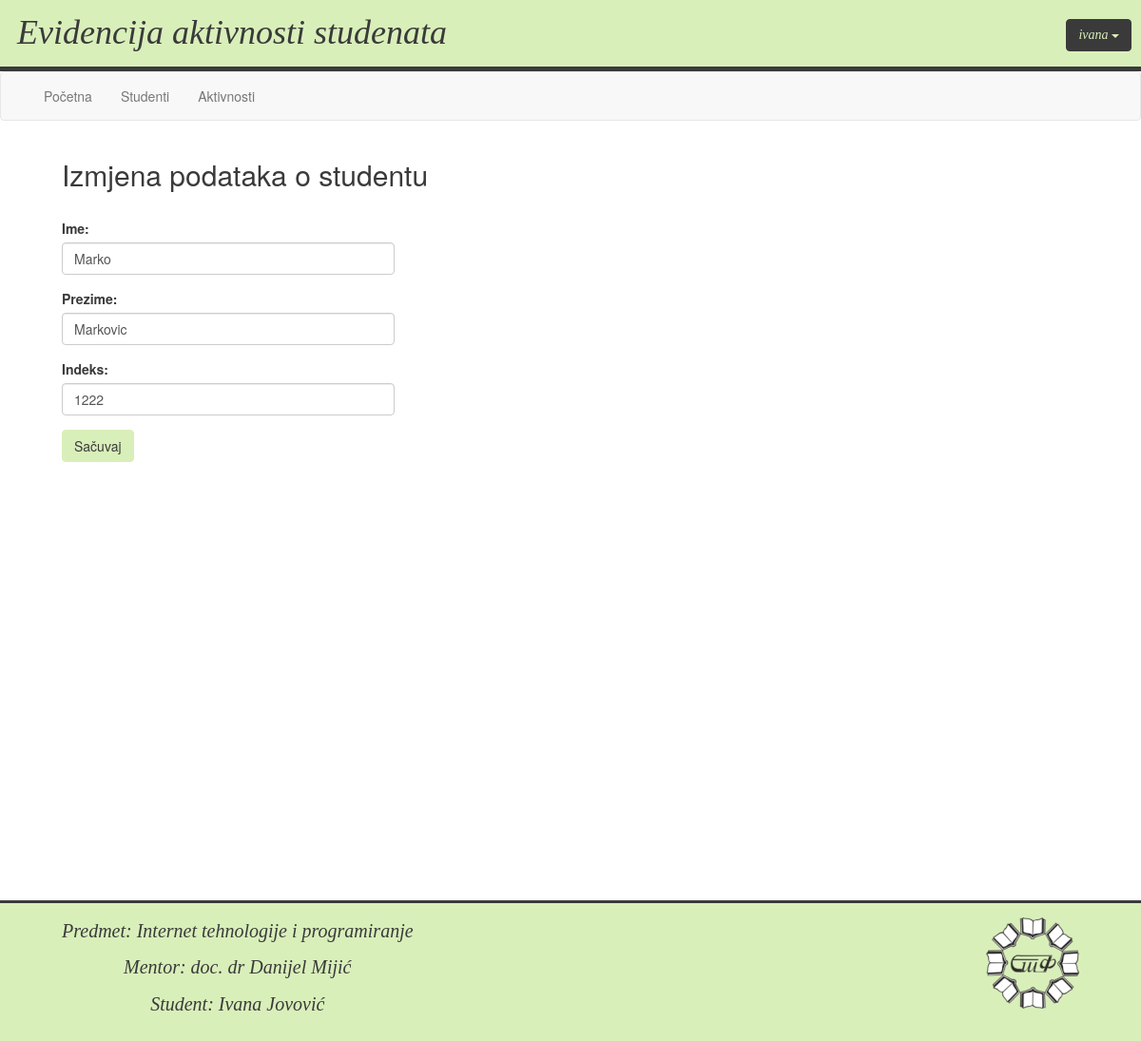
The app's page /update_student.php?id=17 (signed in) with its own data.
### tables this page shows
CREATE TABLE IF NOT EXISTS `studenti` (
  `student_id` int(11) NOT NULL AUTO_INCREMENT,
  `student_ime` varchar(32) NOT NULL,
  `student_prezime` varchar(32) NOT NULL,
  `student_index` varchar(8) NOT NULL,
  PRIMARY KEY (`student_id`)
);

### update_student.php (the view, shortened to what this page needs)
<html>
    <?php include './head.php'; ?>
<body>
    <?php include './header_nav.php'; ?>
    <div class="container-fluid">
        <div class="row content">
            <div class="col-xs-12 col-sm-4 col-lg-11" id="mainDiv" name="mainDiv">
                <?php
                if(isset($_SESSION["username"])){
                ?>
                <h2>Izmjena podataka o studentu</h2><br>
                <?php
                    include './db_connection.php';
                    $id = $_GET['id'];
                    $querySelect = "SELECT * FROM `studenti` WHERE `student_id`=$id";
                    $result = mysqli_query($connection, $querySelect);
                    $numrows = mysqli_num_rows($result);
                    if($numrows!=0)
                    {
                        $row = mysqli_fetch_array($result);
                        $studPrezime = $row['student_prezime'];
                        $studIme = $row['student_ime'];
                        $studIndex = $row['student_index'];
                        ?>
                        <form method="post">
                            <div class="form-group">
                                <label for="firstName">Ime: </label>
                                <input type="text" name="firstName" class="form-control inputGroup" value="<?php echo $studIme; ?>" placeholder="Ime" required></input>
                            </div>
                            <div class="form-group">
                                <label for="lastName">Prezime: </label>
                                <input type="text" name="lastName" class="form-control inputGroup" value="<?php echo $studPrezime; ?>" placeholder="Prezime"required></input>
                            </div>
                            <div class="form-group">
                                <label for="index">Indeks: </label>
                                <input type="text" name="index" class="form-control inputGroup" value="<?php echo $studIndex; ?>" placeholder="Indeks" required></input>
                            </div>
                            <input type="submit" name="updateStudent" class="btn button myButtons" value="Sačuvaj"></input>
                        </form>
                <?php
                    }
                    else {
                        echo '<script>alert("Nisu pronadjeni podaci u bazi")</script>';
                    }
                }
                else{
                ?>
                <br>
                <strong>Da biste vidjeli informacije, morate biti ulogovani.</strong>
                <?php
                }
                ?>
            </div>
        </div>
    </div>
    <?php include './footer.php'; ?>
</body>
</html>

### css/style.css (style rules this page uses)
.row.content { height: auto; }
#mainDiv { width: 90%; height: 95%; min-height: 650px; color: #3a3a3a; margin: 0 50px 40px 50px; }
.myButtons { background-color: #d9efba !important; color: #3a3a3a !important; border-color: #d9efba; margin-right: 10px; }
.btn { color: white; background: #337ab7; }
.inputGroup { width: 350px; }

### records on screen
studenti: firstName "Marko", lastName "Markovic", index "1222"

### other values on screen
$_SESSION["username"] "ivana"
